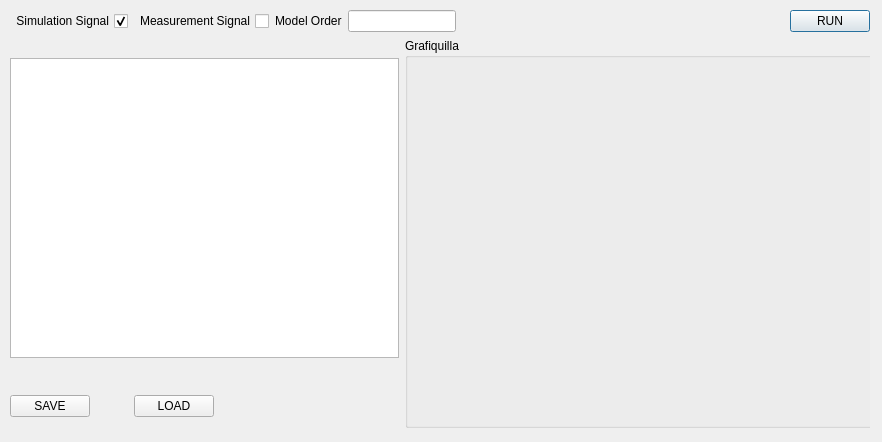
<?xml version="1.0" encoding="UTF-8"?>
<ui version="4.0">
 <class>dlgModeEstimation</class>
 <widget class="QDialog" name="dlgModeEstimation">
  <property name="geometry">
   <rect>
    <x>0</x>
    <y>0</y>
    <width>882</width>
    <height>442</height>
   </rect>
  </property>
  <property name="windowTitle">
   <string>Signal Mode Estimation</string>
  </property>
  <widget class="QWidget" name="">
   <property name="geometry">
    <rect>
     <x>10</x>
     <y>10</y>
     <width>860</width>
     <height>421</height>
    </rect>
   </property>
   <layout class="QGridLayout" name="gridLayout">
    <item row="0" column="0">
     <widget class="QCheckBox" name="chb_simsignal">
      <property name="sizePolicy">
       <sizepolicy hsizetype="Fixed" vsizetype="Fixed">
        <horstretch>0</horstretch>
        <verstretch>0</verstretch>
       </sizepolicy>
      </property>
      <property name="layoutDirection">
       <enum>Qt::RightToLeft</enum>
      </property>
      <property name="text">
       <string>Simulation Signal</string>
      </property>
      <property name="checked">
       <bool>true</bool>
      </property>
     </widget>
    </item>
    <item row="0" column="1">
     <widget class="QCheckBox" name="chb_meassignal">
      <property name="sizePolicy">
       <sizepolicy hsizetype="Fixed" vsizetype="Fixed">
        <horstretch>0</horstretch>
        <verstretch>0</verstretch>
       </sizepolicy>
      </property>
      <property name="layoutDirection">
       <enum>Qt::RightToLeft</enum>
      </property>
      <property name="text">
       <string>Measurement Signal</string>
      </property>
     </widget>
    </item>
    <item row="0" column="2">
     <widget class="QLabel" name="label">
      <property name="sizePolicy">
       <sizepolicy hsizetype="Fixed" vsizetype="Fixed">
        <horstretch>0</horstretch>
        <verstretch>0</verstretch>
       </sizepolicy>
      </property>
      <property name="text">
       <string>Model Order</string>
      </property>
     </widget>
    </item>
    <item row="0" column="3" colspan="2">
     <widget class="QLineEdit" name="txt_modelorder">
      <property name="sizePolicy">
       <sizepolicy hsizetype="Fixed" vsizetype="Fixed">
        <horstretch>0</horstretch>
        <verstretch>0</verstretch>
       </sizepolicy>
      </property>
     </widget>
    </item>
    <item row="0" column="5">
     <widget class="QPushButton" name="btn_runanalysis">
      <property name="sizePolicy">
       <sizepolicy hsizetype="Fixed" vsizetype="Fixed">
        <horstretch>0</horstretch>
        <verstretch>0</verstretch>
       </sizepolicy>
      </property>
      <property name="text">
       <string>RUN</string>
      </property>
     </widget>
    </item>
    <item row="1" column="0" colspan="4">
     <widget class="QTableWidget" name="tbw_modes">
      <property name="sizePolicy">
       <sizepolicy hsizetype="MinimumExpanding" vsizetype="MinimumExpanding">
        <horstretch>0</horstretch>
        <verstretch>0</verstretch>
       </sizepolicy>
      </property>
      <property name="minimumSize">
       <size>
        <width>330</width>
        <height>0</height>
       </size>
      </property>
      <property name="maximumSize">
       <size>
        <width>470</width>
        <height>300</height>
       </size>
      </property>
     </widget>
    </item>
    <item row="1" column="4" rowspan="2" colspan="2">
     <widget class="QGroupBox" name="groupBox">
      <property name="sizePolicy">
       <sizepolicy hsizetype="MinimumExpanding" vsizetype="MinimumExpanding">
        <horstretch>0</horstretch>
        <verstretch>0</verstretch>
       </sizepolicy>
      </property>
      <property name="minimumSize">
       <size>
        <width>490</width>
        <height>390</height>
       </size>
      </property>
      <property name="title">
       <string>Grafiquilla</string>
      </property>
      <widget class="QWidget" name="mpltgraphic" native="true">
       <property name="geometry">
        <rect>
         <x>10</x>
         <y>20</y>
         <width>470</width>
         <height>360</height>
        </rect>
       </property>
       <property name="sizePolicy">
        <sizepolicy hsizetype="MinimumExpanding" vsizetype="MinimumExpanding">
         <horstretch>0</horstretch>
         <verstretch>0</verstretch>
        </sizepolicy>
       </property>
       <property name="minimumSize">
        <size>
         <width>470</width>
         <height>360</height>
        </size>
       </property>
       <property name="maximumSize">
        <size>
         <width>16777215</width>
         <height>16777215</height>
        </size>
       </property>
      </widget>
     </widget>
    </item>
    <item row="2" column="0">
     <widget class="QPushButton" name="btnsaveresults">
      <property name="sizePolicy">
       <sizepolicy hsizetype="Fixed" vsizetype="Fixed">
        <horstretch>0</horstretch>
        <verstretch>0</verstretch>
       </sizepolicy>
      </property>
      <property name="text">
       <string>SAVE</string>
      </property>
     </widget>
    </item>
    <item row="2" column="1">
     <widget class="QPushButton" name="btnloadresults">
      <property name="sizePolicy">
       <sizepolicy hsizetype="Fixed" vsizetype="Fixed">
        <horstretch>0</horstretch>
        <verstretch>0</verstretch>
       </sizepolicy>
      </property>
      <property name="text">
       <string>LOAD</string>
      </property>
     </widget>
    </item>
   </layout>
  </widget>
 </widget>
 <resources/>
 <connections/>
</ui>
